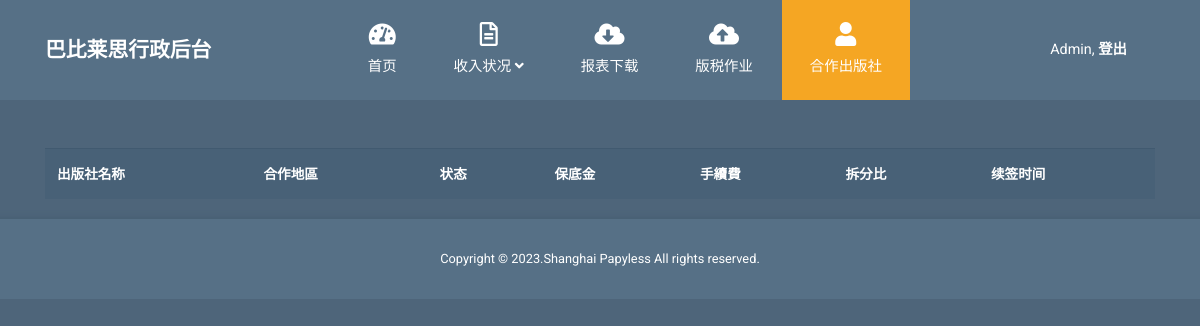
Page /publisher/ on the earlier database version.
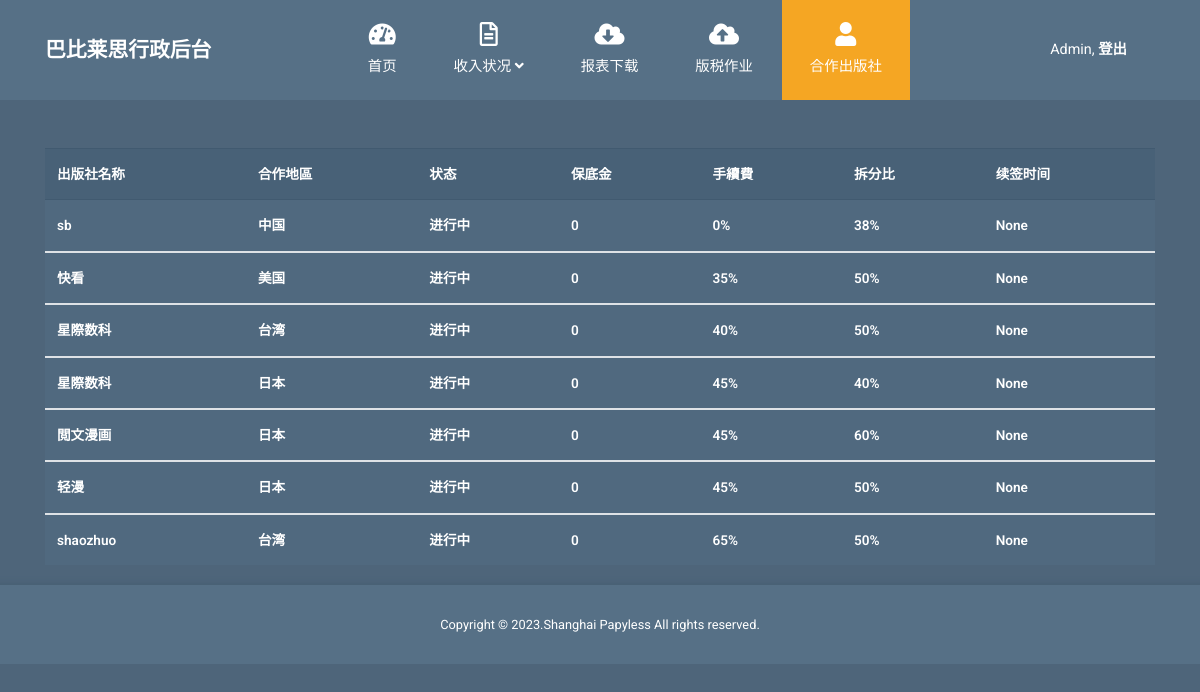
Same page on the later database version.
### work/models.py (models this page shows)
class Publisher(models.Model): #资料库首字母一定要大写
    name = models.CharField(max_length=255,verbose_name='出版社名稱')
    AREA_CHOICES = [
        ('中国', '中国'),
        ('台湾', '台湾'),
        ('日本', '日本'),
        ('美国', '美国'),
    ]
    area = models.CharField(
        max_length=10,
        choices=AREA_CHOICES,
        verbose_name='合作地區'
    )
    STATUS_CHOICES = [
        ('进行中', '进行中'),
        ('到期', '到期'),
    ]
    status = models.CharField(
        max_length=10,
        choices=STATUS_CHOICES,
        verbose_name='狀態'
    )
    shelf_name = models.CharField(max_length=55,null=True, blank=True,verbose_name='上架出版社名稱')
    advance_payment = models.IntegerField(default=0,verbose_name='保底金')
    fees_percentage = models.DecimalField(max_digits=5, decimal_places=3,null=True, blank=True,verbose_name='手續費百分比 (%)')
    ratio_percentage = models.DecimalField(max_digits=5, decimal_places=3,null=True, blank=True,verbose_name='拆分比 (%)')
    cycle_months = models.IntegerField(default=0,verbose_name='付款週期(月)')
    EXCHANGE_RATE_METHOD_CHOICES = [
        ('无', '无'),
        ('中间价', '中间价'),
        ('汇款买入价', '汇款买入价'),
        ('汇款卖出价', '汇款卖出价'),
    ]
    exchange_rate_method = models.CharField(
        max_length=10,
        choices=EXCHANGE_RATE_METHOD_CHOICES,
        verbose_name='匯率方式'
    )
    renewal_time = models.DateField(null=True, blank=True,verbose_name='續簽時間')
    start_time = models.DateField(null=True, blank=True,verbose_name='合作開始時間')
    end_time = models.DateField(null=True, blank=True,verbose_name='合作結束時間')
    mark = models.CharField(max_length=255,null=True, blank=True,verbose_name='註記')

### work/views.py (the view)
# urls.py: path('publisher/' ,views.publisher, name='publisher'),
def publisher(request):
    publishers = Publisher.objects.all()
    return render(request, 'publisher.html', {'publishers': publishers})

### work/templates/publisher.html (shortened to what this page needs)
<!DOCTYPE html>
<html lang="en">
  <head>
    <link rel="stylesheet" href="../static/css/fontawesome.min.css" />
    <link rel="stylesheet" href="../static/css/bootstrap.min.css" />
    <link rel="stylesheet" href="../static/css/templatemo-style.css">
  </head>
  <body id="reportsPage">
        <nav class="navbar navbar-expand-xl">
            <div class="container h-100">
                <a class="navbar-brand" href="{% url 'index' %}">
                    <h1 class="tm-site-title mb-0">巴比莱思行政后台</h1>
                </a>
                <div class="collapse navbar-collapse" id="navbarSupportedContent">
                    <ul class="navbar-nav mx-auto h-100">
                        <li class="nav-item">
                            <a class="nav-link" href="#">
                                <i class="fas fa-tachometer-alt"></i>
                                首页
                            </a>
                        </li>
                        <li class="nav-item dropdown">
                            <a class="nav-link dropdown-toggle" href="#" id="navbarDropdown" role="button" data-toggle="dropdown"
                                aria-haspopup="true" aria-expanded="false">
                                <i class="far fa-file-alt"></i>
                                <span>
                                    收入状况 <i class="fas fa-angle-down"></i>
                                </span>
                            </a>
                        </li>
                        <li class="nav-item">
                            <a class="nav-link" href="products.html">
                                <i class="fas fa-cloud-download-alt"></i>
                                报表下载
                            </a>
                        </li>
                        <li class="nav-item">
                            <a class="nav-link" href="accounts.html">
                                <i class="fas fa-cloud-upload-alt"></i>
                                版税作业
                            </a>
                        </li>
                        <li class="nav-item">
                            <a class="nav-link active" href="{% url 'publisher' %}">
                                <i class="fas fa-user"></i>
                                合作出版社
                            </a>
                        </li>
                    </ul>
                    <ul class="navbar-nav">
                        <li class="nav-item">
                            <a class="nav-link d-block" href="{% url 'login' %}">
                                Admin, <b>登出</b>
                            </a>
                        </li>
                    </ul>
                </div>
            </div>
        </nav>
    <div class="container mt-5">
              <table class="table table-hover tm-table-small tm-product-table">
                <thead>
                  <tr>
                    <th scope="col">出版社名称</th>
                    <th scope="col">合作地區</th>
                    <th scope="col">状态</th>
                    <th scope="col">保底金</th>
                    <th scope="col">手續費</th>
                    <th scope="col">拆分比</th>
                    <th scope="col">续签时间</th>
                  </tr>
                </thead>
                {% for publisher in publishers %}
                <tbody>
                  <tr>
                    <td>{{publisher.name}}</td>
                    <td>{{publisher.area}}</td>
                    <td>{{publisher.status}}</td>
                    <td>{{publisher.advance_payment}}</td>
                    <td>{% widthratio publisher.fees_percentage 1 100 %}%</td>
                    <td>{% widthratio publisher.ratio_percentage 1 100 %}%</td>
                    <td>{{publisher.renewal_time}}</td>
                  </tr>
                </tbody>
                {% endfor %}
              </table>
    </div>
    <footer class="tm-footer row tm-mt-small">
      <div class="col-12 font-weight-light">
        <p class="text-center text-white mb-0 px-4 small">
          Copyright &copy; 2023.Shanghai Papyless All rights reserved.
        </p>
      </div>
    </footer>
  </body>
</html>

### work/static/css/templatemo-style.css (style rules this page uses)
html { font-size: 16px; overflow-x: hidden; }
body { font-family: Roboto, Helvetica, Arial, sans-serif; background-color: #4e657a; overflow-x: hidden; }
a { transition: all 0.3s ease; }
.navbar-brand { display: flex; align-items: center; }
.tm-site-title { display: inline-block; text-transform: uppercase; font-size: 1.3rem; font-weight: 700; color: #fff; }
.navbar { height: 100px; background-color: #567086; padding: 0; }
.navbar .container { position: relative; }
.tm-mt-small { margin-top: 20px; }
.nav-link { color: #fff; height: 100%; display: flex; align-items: center; justify-content: center; flex-direction: column; font-size: 90%; }
.nav-link > i { margin-bottom: 10px; margin-right: 0; font-size: 1.5rem; }
.dropdown-item, .nav-link { padding: 15px 20px; }
.navbar-nav .active > .nav-link, .navbar-nav .nav-link.active { background-color: #f5a623; color: #fff; }
.navbar-nav .nav-link.active i { color: #fff; }
.nav-item { text-align: center; }
.nav-item:last-child { margin-right: 0; }
.dropdown-toggle::after { display: none; }
.table { background-color: #50697f; color: #fff; font-size: 85%; margin-bottom: 0; }
thead { background-color: #486177; color: #fff; }
.table thead th { border-bottom: 0; }
.table td, .table th { border-top: 1px solid #415a70; padding: 15px 25px; vertical-align: middle; }
.tm-table-small td, .tm-table-small th { padding-left: 12px; padding-right: 12px; }
.table-hover tbody tr { transition: all 0.2s ease; }
.tm-product-table tr { font-weight: 600; }
.tm-footer { background-color: #567086; padding-top: 30px; padding-bottom: 30px; -webkit-box-shadow: 0 -3px 5px 0 rgba(69, 92, 113, 0.59); -moz-box-shadow: 0 -3px 5px 0 rgba(69, 92, 113, 0.59); box-shadow: 0 -3px 5px 0 rgba(69, 92, 113, 0.59); }
@media (min-width: 1200px) { .navbar-expand-xl .navbar-nav .nav-link { padding-left: 28px; padding-right: 28px; } }
@media (min-width: 1200px) { .navbar-collapse { height: 100%; } }
@media (max-width: 1275px) and (min-width: 1200px) { .nav-item { margin-right: 15px; } }
@media (max-width: 1350px) { .nav-item { margin-right: 1px; } }

Differences in the rows shown:
added Publisher: name "sb", area "中国", status "进行中", advance_payment "0", fees_percentage "0", ratio_percentage "38", renewal_time "None"
added Publisher: name "快看", area "美国", status "进行中", advance_payment "0", fees_percentage "35", ratio_percentage "50", renewal_time "None"
added Publisher: name "星際数科", area "台湾", status "进行中", advance_payment "0", fees_percentage "40", ratio_percentage "50", renewal_time "None"
added Publisher: name "星際数科", area "日本", status "进行中", advance_payment "0", fees_percentage "45", ratio_percentage "40", renewal_time "None"
added Publisher: name "閲文漫画", area "日本", status "进行中", advance_payment "0", fees_percentage "45", ratio_percentage "60", renewal_time "None"
added Publisher: name "轻漫", area "日本", status "进行中", advance_payment "0", fees_percentage "45", ratio_percentage "50", renewal_time "None"
added Publisher: name "shaozhuo", area "台湾", status "进行中", advance_payment "0", fees_percentage "65", ratio_percentage "50", renewal_time "None"
